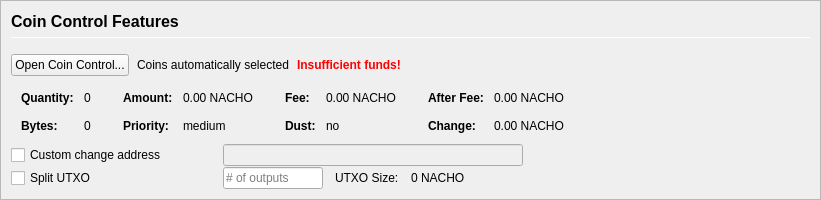
         <widget class="QFrame" name="frameCoinControl">
          <property name="sizePolicy">
           <sizepolicy hsizetype="Expanding" vsizetype="Expanding">
            <horstretch>0</horstretch>
            <verstretch>0</verstretch>
           </sizepolicy>
          </property>
          <property name="maximumSize">
           <size>
            <width>16777215</width>
            <height>16777215</height>
           </size>
          </property>
          <property name="frameShape">
           <enum>QFrame::StyledPanel</enum>
          </property>
          <property name="frameShadow">
           <enum>QFrame::Sunken</enum>
          </property>
          <layout class="QVBoxLayout" name="verticalLayoutCoinControl2">
           <property name="spacing">
            <number>0</number>
           </property>
           <property name="leftMargin">
            <number>0</number>
           </property>
           <property name="topMargin">
            <number>0</number>
           </property>
           <property name="rightMargin">
            <number>0</number>
           </property>
           <property name="bottomMargin">
            <number>0</number>
           </property>
           <item>
            <widget class="QFrame" name="frameCoinControl_BG">
             <layout class="QVBoxLayout" name="verticalLayoutCoinControl" stretch="0,0,0,0,0,0">
              <property name="spacing">
               <number>1</number>
              </property>
              <property name="leftMargin">
               <number>10</number>
              </property>
              <property name="topMargin">
               <number>10</number>
              </property>
              <item>
               <layout class="QHBoxLayout" name="horizontalLayoutCoinControl1">
                <property name="bottomMargin">
                 <number>15</number>
                </property>
                <item>
                 <layout class="QVBoxLayout" name="verticalLayout_3">
                  <property name="spacing">
                   <number>6</number>
                  </property>
                  <item>
                   <widget class="QLabel" name="labelCoinControlFeatures">
                    <property name="sizePolicy">
                     <sizepolicy hsizetype="Preferred" vsizetype="Maximum">
                      <horstretch>0</horstretch>
                      <verstretch>0</verstretch>
                     </sizepolicy>
                    </property>
                    <property name="minimumSize">
                     <size>
                      <width>0</width>
                      <height>20</height>
                     </size>
                    </property>
                    <property name="font">
                     <font>
                      <pointsize>12</pointsize>
                      <weight>75</weight>
                      <bold>true</bold>
                     </font>
                    </property>
                    <property name="styleSheet">
                     <string notr="true">font-weight:bold;</string>
                    </property>
                    <property name="text">
                     <string>Coin Control Features</string>
                    </property>
                   </widget>
                  </item>
                  <item>
                   <widget class="Line" name="line">
                    <property name="minimumSize">
                     <size>
                      <width>0</width>
                      <height>1</height>
                     </size>
                    </property>
                    <property name="maximumSize">
                     <size>
                      <width>16777215</width>
                      <height>1</height>
                     </size>
                    </property>
                    <property name="orientation">
                     <enum>Qt::Horizontal</enum>
                    </property>
                   </widget>
                  </item>
                 </layout>
                </item>
               </layout>
              </item>
              <item>
               <layout class="QHBoxLayout" name="horizontalLayoutCoinControl2" stretch="0,0,0,0">
                <property name="spacing">
                 <number>8</number>
                </property>
                <property name="bottomMargin">
                 <number>10</number>
                </property>
                <item>
                 <widget class="QPushButton" name="pushButtonCoinControl">
                  <property name="styleSheet">
                   <string notr="true"/>
                  </property>
                  <property name="text">
                   <string>Open Coin Control...</string>
                  </property>
                  <property name="autoDefault">
                   <bool>false</bool>
                  </property>
                 </widget>
                </item>
                <item>
                 <widget class="QLabel" name="labelCoinControlAutomaticallySelected">
                  <property name="text">
                   <string>Coins automatically selected</string>
                  </property>
                  <property name="margin">
                   <number>5</number>
                  </property>
                 </widget>
                </item>
                <item>
                 <widget class="QLabel" name="labelCoinControlInsuffFunds">
                  <property name="font">
                   <font>
                    <weight>75</weight>
                    <bold>true</bold>
                   </font>
                  </property>
                  <property name="styleSheet">
                   <string notr="true">color:red;font-weight:bold;</string>
                  </property>
                  <property name="text">
                   <string>Insufficient funds!</string>
                  </property>
                  <property name="margin">
                   <number>5</number>
                  </property>
                 </widget>
                </item>
                <item>
                 <spacer name="horizontalSpacerCoinControl">
                  <property name="orientation">
                   <enum>Qt::Horizontal</enum>
                  </property>
                  <property name="sizeHint" stdset="0">
                   <size>
                    <width>40</width>
                    <height>1</height>
                   </size>
                  </property>
                 </spacer>
                </item>
               </layout>
              </item>
              <item>
               <widget class="QWidget" name="widgetCoinControl" native="true">
                <property name="sizePolicy">
                 <sizepolicy hsizetype="Preferred" vsizetype="Preferred">
                  <horstretch>0</horstretch>
                  <verstretch>0</verstretch>
                 </sizepolicy>
                </property>
                <property name="minimumSize">
                 <size>
                  <width>0</width>
                  <height>0</height>
                 </size>
                </property>
                <property name="styleSheet">
                 <string notr="true"/>
                </property>
                <layout class="QHBoxLayout" name="horizontalLayoutCoinControl5">
                 <property name="leftMargin">
                  <number>0</number>
                 </property>
                 <property name="topMargin">
                  <number>0</number>
                 </property>
                 <property name="rightMargin">
                  <number>0</number>
                 </property>
                 <property name="bottomMargin">
                  <number>0</number>
                 </property>
                 <item>
                  <layout class="QHBoxLayout" name="horizontalLayoutCoinControl3" stretch="0,0,0,1">
                   <property name="spacing">
                    <number>20</number>
                   </property>
                   <property name="topMargin">
                    <number>0</number>
                   </property>
                   <property name="bottomMargin">
                    <number>10</number>
                   </property>
                   <item>
                    <layout class="QFormLayout" name="formLayoutCoinControl1">
                     <property name="horizontalSpacing">
                      <number>10</number>
                     </property>
                     <property name="verticalSpacing">
                      <number>14</number>
                     </property>
                     <property name="leftMargin">
                      <number>10</number>
                     </property>
                     <property name="topMargin">
                      <number>4</number>
                     </property>
                     <property name="rightMargin">
                      <number>6</number>
                     </property>
                     <item row="0" column="0">
                      <widget class="QLabel" name="labelCoinControlQuantityText">
                       <property name="font">
                        <font>
                         <weight>75</weight>
                         <bold>true</bold>
                        </font>
                       </property>
                       <property name="text">
                        <string>Quantity:</string>
                       </property>
                       <property name="margin">
                        <number>0</number>
                       </property>
                      </widget>
                     </item>
                     <item row="0" column="1">
                      <widget class="QLabel" name="labelCoinControlQuantity">
                       <property name="cursor">
                        <cursorShape>IBeamCursor</cursorShape>
                       </property>
                       <property name="contextMenuPolicy">
                        <enum>Qt::ActionsContextMenu</enum>
                       </property>
                       <property name="text">
                        <string notr="true">0</string>
                       </property>
                       <property name="margin">
                        <number>0</number>
                       </property>
                       <property name="textInteractionFlags">
                        <set>Qt::LinksAccessibleByMouse|Qt::TextSelectableByKeyboard|Qt::TextSelectableByMouse</set>
                       </property>
                      </widget>
                     </item>
                     <item row="1" column="0">
                      <widget class="QLabel" name="labelCoinControlBytesText">
                       <property name="font">
                        <font>
                         <weight>75</weight>
                         <bold>true</bold>
                        </font>
                       </property>
                       <property name="text">
                        <string>Bytes:</string>
                       </property>
                      </widget>
                     </item>
                     <item row="1" column="1">
                      <widget class="QLabel" name="labelCoinControlBytes">
                       <property name="cursor">
                        <cursorShape>IBeamCursor</cursorShape>
                       </property>
                       <property name="contextMenuPolicy">
                        <enum>Qt::ActionsContextMenu</enum>
                       </property>
                       <property name="text">
                        <string notr="true">0</string>
                       </property>
                       <property name="textInteractionFlags">
                        <set>Qt::LinksAccessibleByMouse|Qt::TextSelectableByKeyboard|Qt::TextSelectableByMouse</set>
                       </property>
                      </widget>
                     </item>
                    </layout>
                   </item>
                   <item>
                    <layout class="QFormLayout" name="formLayoutCoinControl2">
                     <property name="horizontalSpacing">
                      <number>10</number>
                     </property>
                     <property name="verticalSpacing">
                      <number>14</number>
                     </property>
                     <property name="leftMargin">
                      <number>6</number>
                     </property>
                     <property name="topMargin">
                      <number>4</number>
                     </property>
                     <property name="rightMargin">
                      <number>6</number>
                     </property>
                     <item row="0" column="0">
                      <widget class="QLabel" name="labelCoinControlAmountText">
                       <property name="font">
                        <font>
                         <weight>75</weight>
                         <bold>true</bold>
                        </font>
                       </property>
                       <property name="text">
                        <string>Amount:</string>
                       </property>
                       <property name="margin">
                        <number>0</number>
                       </property>
                      </widget>
                     </item>
                     <item row="0" column="1">
                      <widget class="QLabel" name="labelCoinControlAmount">
                       <property name="cursor">
                        <cursorShape>IBeamCursor</cursorShape>
                       </property>
                       <property name="contextMenuPolicy">
                        <enum>Qt::ActionsContextMenu</enum>
                       </property>
                       <property name="text">
                        <string notr="true">0.00 NACHO</string>
                       </property>
                       <property name="textInteractionFlags">
                        <set>Qt::LinksAccessibleByMouse|Qt::TextSelectableByKeyboard|Qt::TextSelectableByMouse</set>
                       </property>
                      </widget>
                     </item>
                     <item row="1" column="0">
                      <widget class="QLabel" name="labelCoinControlPriorityText">
                       <property name="font">
                        <font>
                         <weight>75</weight>
                         <bold>true</bold>
                        </font>
                       </property>
                       <property name="text">
                        <string>Priority:</string>
                       </property>
                      </widget>
                     </item>
                     <item row="1" column="1">
                      <widget class="QLabel" name="labelCoinControlPriority">
                       <property name="cursor">
                        <cursorShape>IBeamCursor</cursorShape>
                       </property>
                       <property name="contextMenuPolicy">
                        <enum>Qt::ActionsContextMenu</enum>
                       </property>
                       <property name="text">
                        <string>medium</string>
                       </property>
                       <property name="textInteractionFlags">
                        <set>Qt::LinksAccessibleByMouse|Qt::TextSelectableByKeyboard|Qt::TextSelectableByMouse</set>
                       </property>
                      </widget>
                     </item>
                    </layout>
                   </item>
                   <item>
                    <layout class="QFormLayout" name="formLayoutCoinControl3">
                     <property name="horizontalSpacing">
                      <number>10</number>
                     </property>
                     <property name="verticalSpacing">
                      <number>14</number>
                     </property>
                     <property name="leftMargin">
                      <number>6</number>
                     </property>
                     <property name="topMargin">
                      <number>4</number>
                     </property>
                     <property name="rightMargin">
                      <number>6</number>
                     </property>
                     <item row="0" column="0">
                      <widget class="QLabel" name="labelCoinControlFeeText">
                       <property name="font">
                        <font>
                         <weight>75</weight>
                         <bold>true</bold>
                        </font>
                       </property>
                       <property name="text">
                        <string>Fee:</string>
                       </property>
                       <property name="margin">
                        <number>0</number>
                       </property>
                      </widget>
                     </item>
                     <item row="0" column="1">
                      <widget class="QLabel" name="labelCoinControlFee">
                       <property name="cursor">
                        <cursorShape>IBeamCursor</cursorShape>
                       </property>
                       <property name="contextMenuPolicy">
                        <enum>Qt::ActionsContextMenu</enum>
                       </property>
                       <property name="text">
                        <string notr="true">0.00 NACHO</string>
                       </property>
                       <property name="textInteractionFlags">
                        <set>Qt::LinksAccessibleByMouse|Qt::TextSelectableByKeyboard|Qt::TextSelectableByMouse</set>
                       </property>
                      </widget>
                     </item>
                     <item row="1" column="0">
                      <widget class="QLabel" name="labelCoinControlLowOutputText">
                       <property name="font">
                        <font>
                         <weight>75</weight>
                         <bold>true</bold>
                        </font>
                       </property>
                       <property name="text">
                        <string>Dust:</string>
                       </property>
                      </widget>
                     </item>
                     <item row="1" column="1">
                      <widget class="QLabel" name="labelCoinControlLowOutput">
                       <property name="cursor">
                        <cursorShape>IBeamCursor</cursorShape>
                       </property>
                       <property name="contextMenuPolicy">
                        <enum>Qt::ActionsContextMenu</enum>
                       </property>
                       <property name="text">
                        <string>no</string>
                       </property>
                       <property name="textInteractionFlags">
                        <set>Qt::LinksAccessibleByMouse|Qt::TextSelectableByKeyboard|Qt::TextSelectableByMouse</set>
                       </property>
                      </widget>
                     </item>
                    </layout>
                   </item>
                   <item>
                    <layout class="QFormLayout" name="formLayoutCoinControl4">
                     <property name="horizontalSpacing">
                      <number>10</number>
                     </property>
                     <property name="verticalSpacing">
                      <number>14</number>
                     </property>
                     <property name="leftMargin">
                      <number>6</number>
                     </property>
                     <property name="topMargin">
                      <number>4</number>
                     </property>
                     <property name="rightMargin">
                      <number>6</number>
                     </property>
                     <item row="0" column="0">
                      <widget class="QLabel" name="labelCoinControlAfterFeeText">
                       <property name="font">
                        <font>
                         <weight>75</weight>
                         <bold>true</bold>
                        </font>
                       </property>
                       <property name="text">
                        <string>After Fee:</string>
                       </property>
                       <property name="margin">
                        <number>0</number>
                       </property>
                      </widget>
                     </item>
                     <item row="0" column="1">
                      <widget class="QLabel" name="labelCoinControlAfterFee">
                       <property name="cursor">
                        <cursorShape>IBeamCursor</cursorShape>
                       </property>
                       <property name="contextMenuPolicy">
                        <enum>Qt::ActionsContextMenu</enum>
                       </property>
                       <property name="text">
                        <string notr="true">0.00 NACHO</string>
                       </property>
                       <property name="textInteractionFlags">
                        <set>Qt::LinksAccessibleByMouse|Qt::TextSelectableByKeyboard|Qt::TextSelectableByMouse</set>
                       </property>
                      </widget>
                     </item>
                     <item row="1" column="0">
                      <widget class="QLabel" name="labelCoinControlChangeText">
                       <property name="font">
                        <font>
                         <weight>75</weight>
                         <bold>true</bold>
                        </font>
                       </property>
                       <property name="text">
                        <string>Change:</string>
                       </property>
                      </widget>
                     </item>
                     <item row="1" column="1">
                      <widget class="QLabel" name="labelCoinControlChange">
                       <property name="cursor">
                        <cursorShape>IBeamCursor</cursorShape>
                       </property>
                       <property name="contextMenuPolicy">
                        <enum>Qt::ActionsContextMenu</enum>
                       </property>
                       <property name="text">
                        <string notr="true">0.00 NACHO</string>
                       </property>
                       <property name="textInteractionFlags">
                        <set>Qt::LinksAccessibleByMouse|Qt::TextSelectableByKeyboard|Qt::TextSelectableByMouse</set>
                       </property>
                      </widget>
                     </item>
                    </layout>
                   </item>
                  </layout>
                 </item>
                </layout>
               </widget>
              </item>
              <item>
               <layout class="QHBoxLayout" name="horizontalLayoutCoinControl4">
                <property name="spacing">
                 <number>12</number>
                </property>
                <property name="sizeConstraint">
                 <enum>QLayout::SetDefaultConstraint</enum>
                </property>
                <property name="topMargin">
                 <number>0</number>
                </property>
                <property name="rightMargin">
                 <number>0</number>
                </property>
                <item>
                 <widget class="QCheckBox" name="checkBoxCoinControlChange">
                  <property name="sizePolicy">
                   <sizepolicy hsizetype="Preferred" vsizetype="Preferred">
                    <horstretch>0</horstretch>
                    <verstretch>0</verstretch>
                   </sizepolicy>
                  </property>
                  <property name="minimumSize">
                   <size>
                    <width>200</width>
                    <height>0</height>
                   </size>
                  </property>
                  <property name="maximumSize">
                   <size>
                    <width>200</width>
                    <height>16777215</height>
                   </size>
                  </property>
                  <property name="toolTip">
                   <string>If this is activated, but the change address is empty or invalid, change will be sent to a newly generated address.</string>
                  </property>
                  <property name="text">
                   <string>Custom change address</string>
                  </property>
                 </widget>
                </item>
                <item>
                 <widget class="QValidatedLineEdit" name="lineEditCoinControlChange">
                  <property name="enabled">
                   <bool>false</bool>
                  </property>
                  <property name="sizePolicy">
                   <sizepolicy hsizetype="Preferred" vsizetype="Preferred">
                    <horstretch>0</horstretch>
                    <verstretch>0</verstretch>
                   </sizepolicy>
                  </property>
                  <property name="minimumSize">
                   <size>
                    <width>300</width>
                    <height>0</height>
                   </size>
                  </property>
                 </widget>
                </item>
                <item>
                 <widget class="QLabel" name="labelCoinControlChangeLabel">
                  <property name="sizePolicy">
                   <sizepolicy hsizetype="Preferred" vsizetype="Preferred">
                    <horstretch>0</horstretch>
                    <verstretch>0</verstretch>
                   </sizepolicy>
                  </property>
                  <property name="minimumSize">
                   <size>
                    <width>100</width>
                    <height>0</height>
                   </size>
                  </property>
                  <property name="text">
                   <string/>
                  </property>
                  <property name="margin">
                   <number>3</number>
                  </property>
                 </widget>
                </item>
               </layout>
              </item>
              <item>
               <layout class="QHBoxLayout" name="horizontalLayoutCoinControl6">
                <property name="spacing">
                 <number>12</number>
                </property>
                <property name="rightMargin">
                 <number>0</number>
                </property>
                <item>
                 <widget class="QCheckBox" name="splitBlockCheckBox">
                  <property name="sizePolicy">
                   <sizepolicy hsizetype="Preferred" vsizetype="Preferred">
                    <horstretch>0</horstretch>
                    <verstretch>0</verstretch>
                   </sizepolicy>
                  </property>
                  <property name="minimumSize">
                   <size>
                    <width>200</width>
                    <height>0</height>
                   </size>
                  </property>
                  <property name="maximumSize">
                   <size>
                    <width>200</width>
                    <height>16777215</height>
                   </size>
                  </property>
                  <property name="text">
                   <string>Split UTXO</string>
                  </property>
                 </widget>
                </item>
                <item>
                 <widget class="QLineEdit" name="splitBlockLineEdit">
                  <property name="sizePolicy">
                   <sizepolicy hsizetype="Preferred" vsizetype="Preferred">
                    <horstretch>50</horstretch>
                    <verstretch>0</verstretch>
                   </sizepolicy>
                  </property>
                  <property name="minimumSize">
                   <size>
                    <width>100</width>
                    <height>0</height>
                   </size>
                  </property>
                  <property name="maximumSize">
                   <size>
                    <width>100</width>
                    <height>16777215</height>
                   </size>
                  </property>
                  <property name="placeholderText">
                   <string># of outputs</string>
                  </property>
                 </widget>
                </item>
                <item>
                 <widget class="QLabel" name="labelBlockSizeText">
                  <property name="text">
                   <string>UTXO Size:</string>
                  </property>
                 </widget>
                </item>
                <item>
                 <widget class="QLabel" name="labelBlockSize">
                  <property name="text">
                   <string>0 NACHO</string>
                  </property>
                 </widget>
                </item>
                <item>
                 <spacer name="horizontalSpacer_7">
                  <property name="orientation">
                   <enum>Qt::Horizontal</enum>
                  </property>
                  <property name="sizeHint" stdset="0">
                   <size>
                    <width>40</width>
                    <height>20</height>
                   </size>
                  </property>
                 </spacer>
                </item>
               </layout>
              </item>
              <item>
               <spacer name="verticalSpacerCoinControl">
                <property name="orientation">
                 <enum>Qt::Vertical</enum>
                </property>
                <property name="sizeHint" stdset="0">
                 <size>
                  <width>800</width>
                  <height>1</height>
                 </size>
                </property>
               </spacer>
              </item>
             </layout>
            </widget>
           </item>
          </layout>
         </widget>
